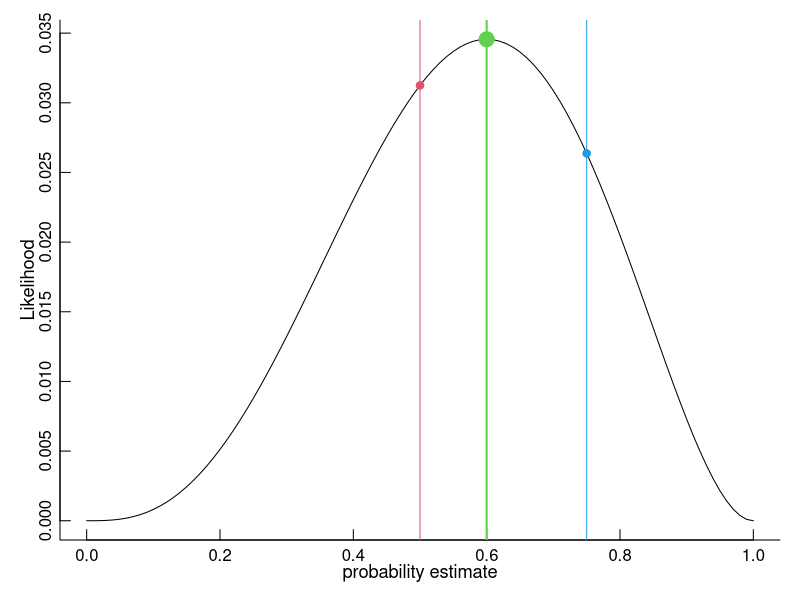

This figure's R source:
## ---- chunk 1
knitr::opts_chunk$set(echo = FALSE)
## ---- chunk 2
cols <- function(side = "l", w = 50){
  side <- ifelse(side == "l", "left", "right")
  cat(paste0('<div style="float:', side, '; width: ', w, '%;">'))
}
## ---- chunk 3
cols("l")
## ---- chunk 4
cols("r")
## ---- chunk 5
cols("l",40)
## ---- chunk 6
cols("r")
## ---- chunk 7
cols("l")
## ---- chunk 8
cols("r")
## ---- chunk 9
cols()
## ---- chunk 10
cols("r")
## ---- chunk 11
cols()
## ---- chunk 12
cols("r")
## ---- chunk 13
L <- c(1/2^4, 27/256, 1/4, 1)
k <- c(1,1,2,4)

data.frame(L, k, AIC = - 2 * log(L) + 2 * k)
## ---- chunk 14
cols()
## ---- chunk 15
cols("r")
## ---- chunk 16
cols()
## ---- chunk 17
cols("r")
## ---- chunk 18
par(bty = "l", tck = 0.02, mgp = c(1.1,.25,0), cex.lab = 1.1, mar = c(3,3,1,1))
ps <- seq(0,1, .01)
X <- c(1,0,1,1,0)
getL <- function(p, X) prod(ifelse(X, p, 1- p))

plot(ps, sapply(ps, getL, X), type = "l", ylab = "Likelihood", xlab = "probability estimate")
abline(v = c(1/2, 3/5, 3/4), col = 2:4, lwd = c(1,2,1))
points(c(1/2, 3/5, 3/4), sapply(c(1/2, 3/5, 3/4), getL, X), pch = 19, cex = c(1,2,1), col = 2:4)
## ---- chunk 19
cols("l")
## ---- chunk 20
cols("r")
